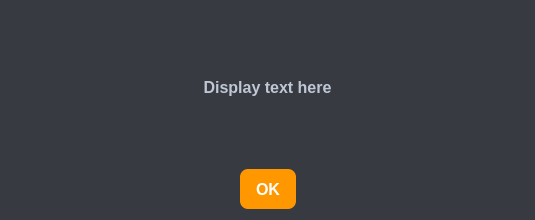
<?xml version="1.0" encoding="UTF-8"?>
<ui version="4.0">
 <class>Dialog</class>
 <widget class="QDialog" name="Dialog">
  <property name="geometry">
   <rect>
    <x>0</x>
    <y>0</y>
    <width>535</width>
    <height>220</height>
   </rect>
  </property>
  <property name="styleSheet">
   <string notr="true">QDialog, QWidget {
    background-color: rgb(55, 59, 65);
    color: #f8f8f2;
    font-family: 'Segoe UI', 'Roboto', Arial, sans-serif;
    font-size: 12pt;
}
QPushButton {
    background-color: #FF9800;
    color: white;
    border: none;
    border-radius: 8px;
    padding: 8px 16px;
    font-weight: bold;
    min-height: 24px;
}
QPushButton:hover {
    background-color: #F57C00;
}
QPushButton:pressed {
    background-color: rgb(158, 80, 3);
}
QLabel {
    color: #bfc7d5;
    font-size: 12pt;
    font-weight: 500;
}
</string>
  </property>
  <property name="windowTitle">
   <string>Dialog</string>
  </property>
  <layout class="QVBoxLayout" name="verticalLayout">
   <item>
    <widget class="QLabel" name="labelDisplayString">
     <property name="font">
      <font>
       <pointsize>14</pointsize>
      </font>
     </property>
     <property name="text">
      <string>Display text here</string>
     </property>
     <property name="alignment">
      <set>Qt::AlignmentFlag::AlignCenter</set>
     </property>
    </widget>
   </item>
   <item>
    <layout class="QHBoxLayout" name="horizontalLayout">
     <item>
      <spacer name="horizontalSpacer">
       <property name="orientation">
        <enum>Qt::Orientation::Horizontal</enum>
       </property>
       <property name="sizeHint" stdset="0">
        <size>
         <width>40</width>
         <height>20</height>
        </size>
       </property>
      </spacer>
     </item>
     <item>
      <widget class="QPushButton" name="pushButtonClose">
       <property name="sizePolicy">
        <sizepolicy hsizetype="Fixed" vsizetype="Fixed">
         <horstretch>0</horstretch>
         <verstretch>0</verstretch>
        </sizepolicy>
       </property>
       <property name="text">
        <string>OK</string>
       </property>
      </widget>
     </item>
     <item>
      <spacer name="horizontalSpacer_2">
       <property name="orientation">
        <enum>Qt::Orientation::Horizontal</enum>
       </property>
       <property name="sizeHint" stdset="0">
        <size>
         <width>40</width>
         <height>20</height>
        </size>
       </property>
      </spacer>
     </item>
    </layout>
   </item>
  </layout>
 </widget>
 <resources/>
 <connections/>
</ui>
